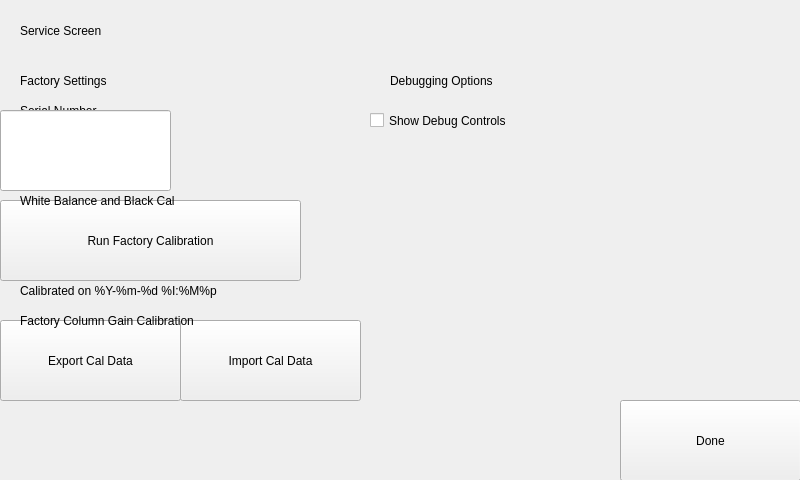
<?xml version="1.0" encoding="UTF-8"?>
<ui version="4.0">
 <class>ServiceScreenUnlocked</class>
 <widget class="QWidget" name="ServiceScreenUnlocked">
  <property name="geometry">
   <rect>
    <x>0</x>
    <y>0</y>
    <width>800</width>
    <height>480</height>
   </rect>
  </property>
  <property name="windowTitle">
   <string notr="true">Service Screen</string>
  </property>
  <widget class="Backdrop" name="backdrop">
   <property name="geometry">
    <rect>
     <x>0</x>
     <y>0</y>
     <width>801</width>
     <height>481</height>
    </rect>
   </property>
  </widget>
  <widget class="HeaderLabel" name="headerlabel">
   <property name="geometry">
    <rect>
     <x>20</x>
     <y>10</y>
     <width>241</width>
     <height>41</height>
    </rect>
   </property>
   <property name="text">
    <string>Service Screen</string>
   </property>
  </widget>
  <widget class="Button" name="uiDone">
   <property name="geometry">
    <rect>
     <x>620</x>
     <y>400</y>
     <width>181</width>
     <height>81</height>
    </rect>
   </property>
   <property name="text">
    <string>Done</string>
   </property>
  </widget>
  <widget class="CheckBox" name="uiShowDebugControls">
   <property name="geometry">
    <rect>
     <x>370</x>
     <y>80</y>
     <width>251</width>
     <height>81</height>
    </rect>
   </property>
   <property name="text">
    <string>Show Debug Controls</string>
   </property>
  </widget>
  <widget class="LineEdit" name="uiSerialNumber">
   <property name="geometry">
    <rect>
     <x>0</x>
     <y>110</y>
     <width>171</width>
     <height>81</height>
    </rect>
   </property>
   <property name="text">
    <string/>
   </property>
  </widget>
  <widget class="Label" name="label">
   <property name="geometry">
    <rect>
     <x>20</x>
     <y>100</y>
     <width>221</width>
     <height>21</height>
    </rect>
   </property>
   <property name="text">
    <string>Serial Number</string>
   </property>
  </widget>
  <widget class="Subheader" name="subheader">
   <property name="geometry">
    <rect>
     <x>20</x>
     <y>70</y>
     <width>241</width>
     <height>21</height>
    </rect>
   </property>
   <property name="text">
    <string>Factory Settings</string>
   </property>
  </widget>
  <widget class="Subheader" name="subheader_2">
   <property name="geometry">
    <rect>
     <x>390</x>
     <y>70</y>
     <width>241</width>
     <height>21</height>
    </rect>
   </property>
   <property name="text">
    <string>Debugging Options</string>
   </property>
  </widget>
  <widget class="Button" name="uiCal">
   <property name="geometry">
    <rect>
     <x>0</x>
     <y>200</y>
     <width>301</width>
     <height>81</height>
    </rect>
   </property>
   <property name="text">
    <string>Run Factory Calibration</string>
   </property>
   <property name="customStyleSheet" stdset="0">
    <string>align: left;</string>
   </property>
  </widget>
  <widget class="Label" name="label_2">
   <property name="geometry">
    <rect>
     <x>20</x>
     <y>190</y>
     <width>331</width>
     <height>21</height>
    </rect>
   </property>
   <property name="text">
    <string>White Balance and Black Cal</string>
   </property>
  </widget>
  <widget class="Label" name="uiCalibratedOn">
   <property name="geometry">
    <rect>
     <x>20</x>
     <y>280</y>
     <width>311</width>
     <height>21</height>
    </rect>
   </property>
   <property name="text">
    <string>Calibrated on %Y-%m-%d %I:%M%p</string>
   </property>
  </widget>
  <widget class="Button" name="uiExportCalData">
   <property name="geometry">
    <rect>
     <x>0</x>
     <y>320</y>
     <width>181</width>
     <height>81</height>
    </rect>
   </property>
   <property name="text">
    <string>Export Cal Data</string>
   </property>
  </widget>
  <widget class="Button" name="uiImportCalData">
   <property name="geometry">
    <rect>
     <x>180</x>
     <y>320</y>
     <width>181</width>
     <height>81</height>
    </rect>
   </property>
   <property name="text">
    <string>Import Cal Data</string>
   </property>
  </widget>
  <widget class="Label" name="label_3">
   <property name="geometry">
    <rect>
     <x>20</x>
     <y>310</y>
     <width>251</width>
     <height>21</height>
    </rect>
   </property>
   <property name="text">
    <string>Factory Column Gain Calibration</string>
   </property>
  </widget>
  <widget class="FeedbackLabel" name="uiFactoryCalStatus">
   <property name="geometry">
    <rect>
     <x>10</x>
     <y>390</y>
     <width>341</width>
     <height>31</height>
    </rect>
   </property>
  </widget>
  <zorder>backdrop</zorder>
  <zorder>headerlabel</zorder>
  <zorder>uiDone</zorder>
  <zorder>uiShowDebugControls</zorder>
  <zorder>label</zorder>
  <zorder>subheader</zorder>
  <zorder>subheader_2</zorder>
  <zorder>uiCal</zorder>
  <zorder>uiSerialNumber</zorder>
  <zorder>label_2</zorder>
  <zorder>uiCalibratedOn</zorder>
  <zorder>uiExportCalData</zorder>
  <zorder>uiImportCalData</zorder>
  <zorder>label_3</zorder>
  <zorder>uiFactoryCalStatus</zorder>
 </widget>
 <customwidgets>
  <customwidget>
   <class>Backdrop</class>
   <extends>QLabel</extends>
   <header>backdrop</header>
  </customwidget>
  <customwidget>
   <class>Button</class>
   <extends>QPushButton</extends>
   <header>button</header>
  </customwidget>
  <customwidget>
   <class>CheckBox</class>
   <extends>QCheckBox</extends>
   <header>check_box</header>
  </customwidget>
  <customwidget>
   <class>FeedbackLabel</class>
   <extends>QLabel</extends>
   <header>feedback_label</header>
  </customwidget>
  <customwidget>
   <class>HeaderLabel</class>
   <extends>QLabel</extends>
   <header>header_label</header>
  </customwidget>
  <customwidget>
   <class>Label</class>
   <extends>QLabel</extends>
   <header>label</header>
  </customwidget>
  <customwidget>
   <class>LineEdit</class>
   <extends>QLineEdit</extends>
   <header>line_edit</header>
  </customwidget>
  <customwidget>
   <class>Subheader</class>
   <extends>QLabel</extends>
   <header>subheader</header>
  </customwidget>
 </customwidgets>
 <resources/>
 <connections/>
</ui>
